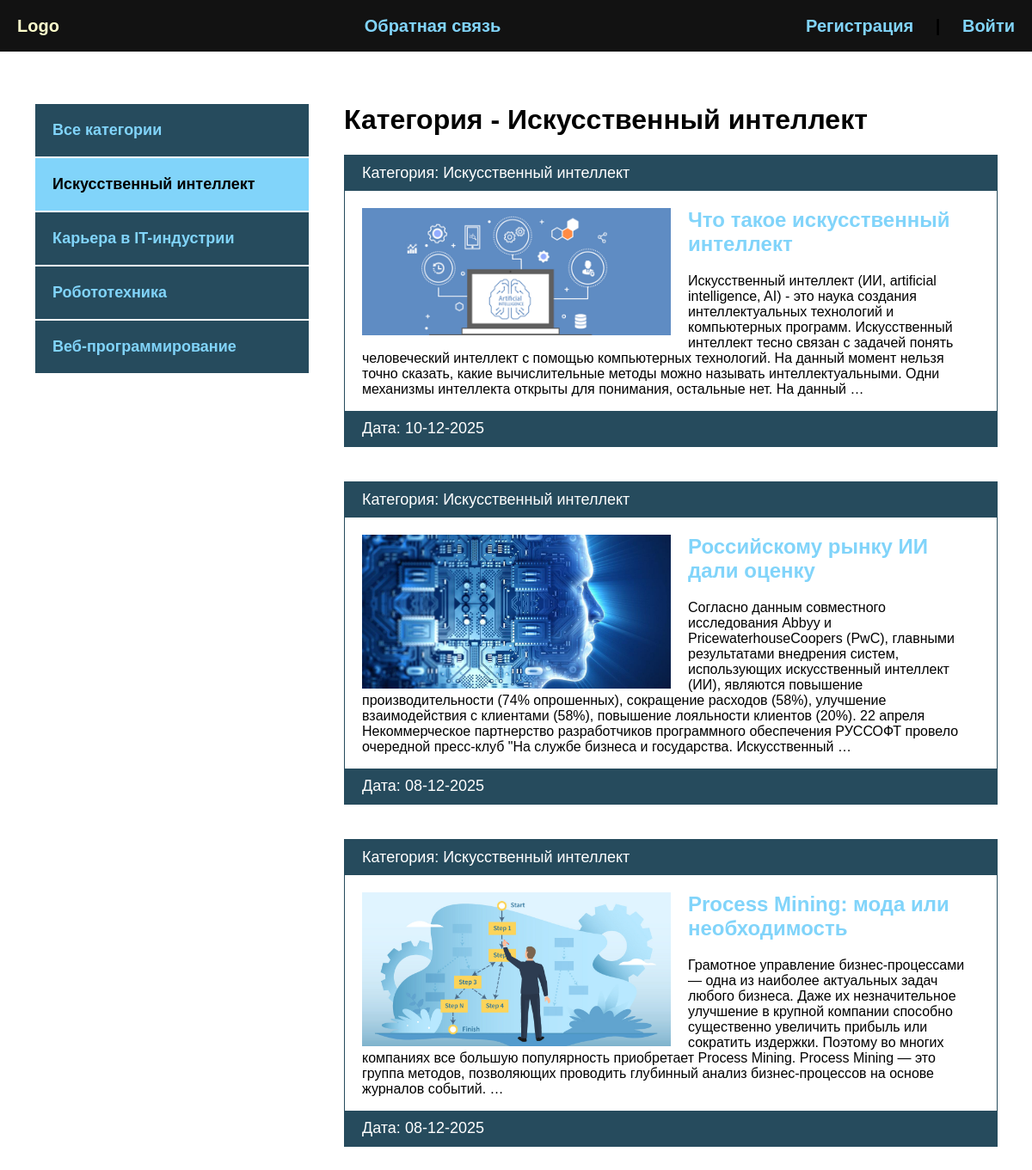
The page /category/iskusstvennyj-intellekt/ on the database its author committed.
### blog/models.py (models this page shows, shortened)
class Category(models.Model):
    name = models.CharField(max_length=100, verbose_name='Категория')
    slug = models.SlugField(max_length=100, unique=True, verbose_name="URL")
    def __str__(self):
        return self.name
    def get_absolute_url(self):
        return reverse('category', kwargs={'cat_slug': self.slug})
    class Meta:
        verbose_name = 'категорию'
        verbose_name_plural = 'категории'

class Blog(models.Model):
    title = models.CharField(max_length=255, verbose_name="Название")
    slug = models.SlugField(max_length=255, unique=True, verbose_name="URL")
    content = models.TextField(blank=True, verbose_name="Контент")
    photo = models.ImageField(upload_to="photos/%Y/%m/%d/", blank=True, verbose_name='Фото')
    time_created = models.DateTimeField(auto_now_add=True, verbose_name='Дата публикации')
    time_update = models.DateTimeField(auto_now=True, verbose_name='Дата обновления')
    is_published = models.BooleanField(default=True, verbose_name='Опубликовано')
    cat = models.ForeignKey("Category", on_delete=models.PROTECT, verbose_name='Категория')
    def get_absolute_url(self):
        return reverse('post', kwargs={'post_slug': self.slug})
    class Meta:
        verbose_name = "новость"
        verbose_name_plural = "новости"
        ordering = ['-time_created']

### blog/views.py (the view)
# urls.py: path('category/<slug:cat_slug>/', BlogCategory.as_view(), name="category"),
class BlogCategory(DataMixin, ListView):
    model = Blog  # posts = Blog.objects.all()
    template_name = "blog/index.html"
    context_object_name = "posts"
    def get_context_data(self, *, object_list=None, **kwargs):
        context = super().get_context_data(**kwargs)
        c = Category.objects.get(slug=self.kwargs['cat_slug'])
        c_def = self.get_user_context(title='Категория - ' + str(c.name), cat_selected=c.pk)
        return dict(list(context.items()) + list(c_def.items()))
    def get_queryset(self):
        return Blog.objects.filter(cat__slug=self.kwargs['cat_slug'], is_published=True).select_related('cat')

### blog/utils.py (called while the page is built)
    def get_user_context(self, **kwargs):
        context = kwargs
        cats = Category.objects.annotate(Count('blog'))
        user_menu = menu.copy()
        if not self.request.user.is_authenticated:
            user_menu.pop(0)
        context['menu'] = user_menu
        context['cats'] = cats
        if 'cat_selected' not in context:
            context['cat_selected'] = 0
        return context

### blog/templates/blog/index.html
{% extends 'blog/base.html' %}
{% load static %}
{% block content %}
<h1>{{ title }}</h1>
<ul>
    {% for p in posts %}
    <li>
        <p class="first">Категория: {{ p.cat }}</p>
        <div class="text">
            {% if p.photo %}
            <img src="{{ p.photo.url }}" class="image" alt="">
            {% else %}
            <img src="{% static 'blog/default.jpg' %}" class="image" alt="">
            {% endif %}
            <h2><a href="{{ p.get_absolute_url }}">{{ p.title }}</a></h2>
            <p>{{ p.content|striptags|truncatewords:50 }}</p>
        </div>
        <p class="date">Дата: {{ p.time_update|date:"d-m-Y" }}</p>
    </li>
    {% endfor %}
</ul>
{% endblock %}

### blog/templates/blog/base.html (shortened to what this page needs)
<!DOCTYPE html>
{% load static %}
{% load blog_tags %}
<html lang="en">
<head>
    <link rel="stylesheet" href="{% static 'css/style.css' %}">
</head>
<body>
<div class="header">
    <div class="wrap">
        <ul class="mainmenu">
            <li class="logo">
                <a href="{% url 'index' %}">Logo</a>
            </li>
            {% for m in menu %}
            <li class="last">
                <a href="{% url m.url_name %}">{{m.title}}</a>
            </li>
            {% endfor %}
            {% if request.user.is_authenticated %}
            <li class="last log">{{ user.username }} |
                <form action="{% url 'logout' %}" method="post">
                    {% csrf_token %}
                    <input type="submit" value="Выйти">
                </form>
            </li>
            {% else %}
            <li class="last"><a href="{% url 'register' %}">Регистрация</a> | <a href="{% url 'login' %}">Войти</a></li>
            {% endif %}
        </ul>
    </div>
</div>
<div class="content">
    <div class="wrap">
        <div class="sidebar">
            <ul>
                {% if cat_selected == 0 %}
                <li class="selected">Все категории</li>
                {% else %}
                <li><a href="{% url 'index' %}">Все категории</a></li>
                {% endif %}
                {% for c in cats %}
                    {% if c.blog__count > 0 %}
                        {% if c.pk == cat_selected %}
                        <li class="selected">{{ c.name }}</li>
                        {% else %}
                        <li><a href="{{ c.get_absolute_url }}">{{ c.name }}</a></li>
                        {% endif %}
                    {% endif %}
                {% endfor %}
            </ul>
        </div>
        <div class="main">
            {% block content %}
            {% endblock %}
        </div>
    </div>
</div>
</body>
</html>

### blog/static/css/style.css (style rules this page uses)
body { margin: 0; padding: 0; background: #264b5d; font-family: Verdana, Geneva, Tahoma, sans-serif; }
.wrap { max-width: 1200px; margin: 0 auto; }
.content .wrap { background: #FFF; padding: 40px; box-sizing: border-box; display: flex; }
ul { list-style: none; margin: 0; padding: 0; }
a { color: #81d4fa; text-decoration: none; padding: 20px; }
.header { background: #121212; }
.mainmenu { display: flex; align-items: center; font-size: 20px; font-weight: bold; justify-content: space-between; height: 60px; }
.sidebar ul { width: 320px; margin-right: 40px; margin-top: 20px; }
.sidebar a { padding: 20px; display: block; border: 1px solid #FFF; background: #264b5d; font-weight: bold; font-size: 18px; }
.selected { font-size: 18px; padding: 20px; border: 1px solid #FFF; background: #81d4fa; font-weight: bold; }
.main li { border: 1px solid #264b5d; margin-bottom: 40px; }
.image { float: left; margin-right: 20px; max-width: 50%; }
.first, .date { padding: 10px 20px; background: #264b5d; font-size: 18px; color: #FFF; margin: 0; }
.text { padding: 20px 20px 0; }
.text h2 { margin-top: 0; }
.text a { padding-left: 0; }

### rows shown on the page
Category: name "Искусственный интеллект"
Category: name "Карьера в IT-индустрии"
Category: name "Робототехника"
Category: name "Веб-программирование"
Blog: cat "Искусственный интеллект", photo (picture), title "Что такое искусственный интеллект", content "Искусственный интеллект (ИИ, artificial intelligence, AI) - это наука создания интеллектуальных технологий и компьютерных программ. Искусственный интеллект тесно связан с задачей понять человеческий интеллект с помощью компьютерных технологий. На данный момент нельзя точно сказать, какие вычислительные методы можно называть интеллектуальными. Одни механизмы интеллекта открыты для понимания, остальные нет. На данный …", time_update "10-12-2025"
Blog: cat "Искусственный интеллект", photo (picture), title "Российскому рынку ИИ дали оценку", content "Согласно данным совместного исследования Abbyy и PricewaterhouseCoopers (PwC), главными результатами внедрения систем, использующих искусственный интеллект (ИИ), являются повышение производительности (74% опрошенных), сокращение расходов (58%), улучшение взаимодействия с клиентами (58%), повышение лояльности клиентов (20%). 22 апреля Некоммерческое партнерство разработчиков программного обеспечения РУССОФТ провело очередной пресс-клуб \"На службе бизнеса и государства. Искусственный …", time_update "08-12-2025"
Blog: cat "Искусственный интеллект", photo (picture), title "Process Mining: мода или необходимость", content "Грамотное управление бизнес-процессами — одна из наиболее актуальных задач любого бизнеса. Даже их незначительное улучшение в крупной компании способно существенно увеличить прибыль или сократить издержки. Поэтому во многих компаниях все большую популярность приобретает Process Mining. Process Mining — это группа методов, позволяющих проводить глубинный анализ бизнес-процессов на основе журналов событий. …", time_update "08-12-2025"

### other values the page prints
{{ m.title }} "Обратная связь"
{{ title }} "Категория - Искусственный интеллект"
